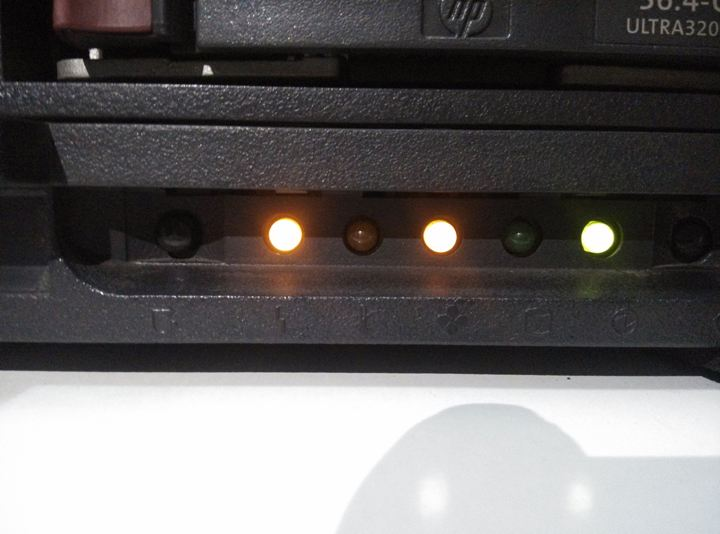
#> input picture led.jpg, 720 x 534 px, found by its file name
$ python light-check.py
#> lines starting #> are read from the running program, lines starting #| are printed output that depends on the picture; after the words box and inside, x2 and y2 are one past the last pixel; in counts of white or black regions, pixels touching at a corner belong together
import cv2
import numpy as np
import argparse

#parser = argparse.ArgumentParser()

#check if the light in roi is on


img = cv2.imread("D:\project\deep-meter\led.jpg")
#> img is the input picture: shape (534, 720, 3); mean B, G, R 102.5, 102.7, 105.5
r,g,b = cv2.split(img)
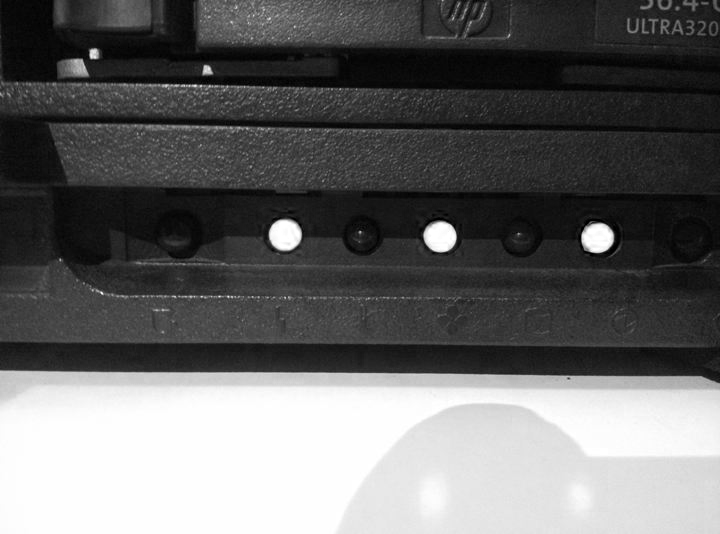
#> r: shape (534, 720); min 0, max 255, mean 102.5
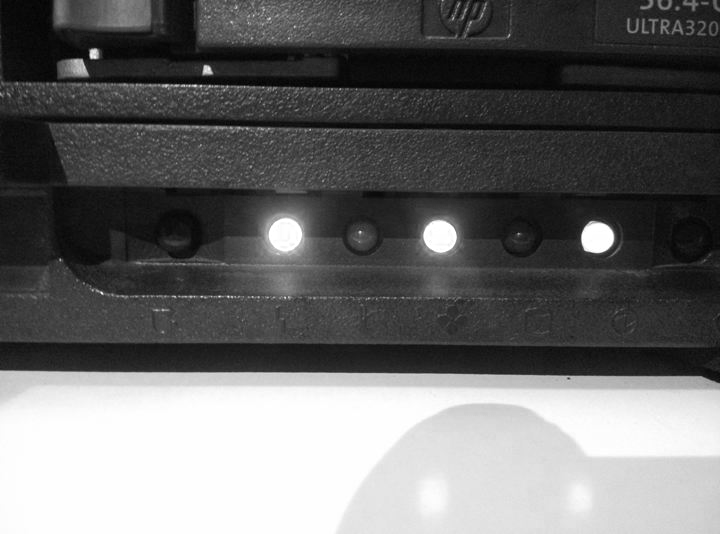
#> b: shape (534, 720); min 0, max 255, mean 105.5
h,w,c = np.shape(img)
#> h = 534; w = 720; c = 3
_,b_th = cv2.threshold(b,200,255,cv2.THRESH_BINARY)
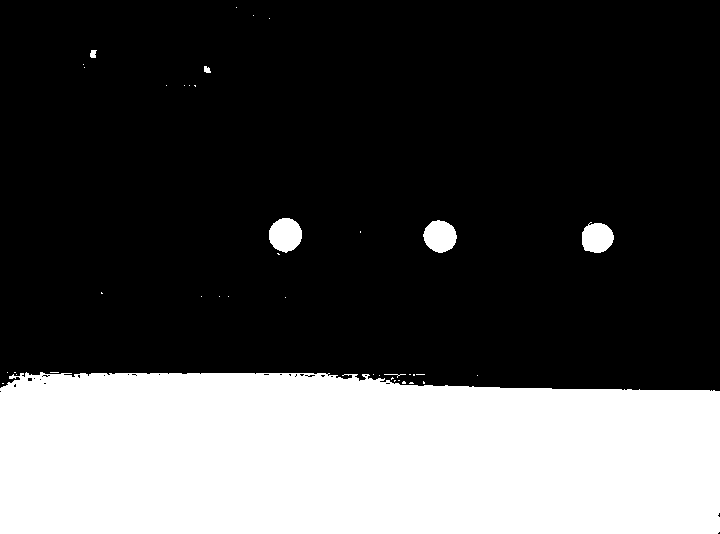
#> b_th: shape (534, 720); 29.4% white; 40 white regions (33 under 20 px), largest, box (x1, y1, x2, y2) and area: (0, 372, 720, 534) 110314, (269, 218, 302, 253) 884, (423, 220, 457, 253) 833
_,g_th = cv2.threshold(g,200,255,cv2.THRESH_BINARY)
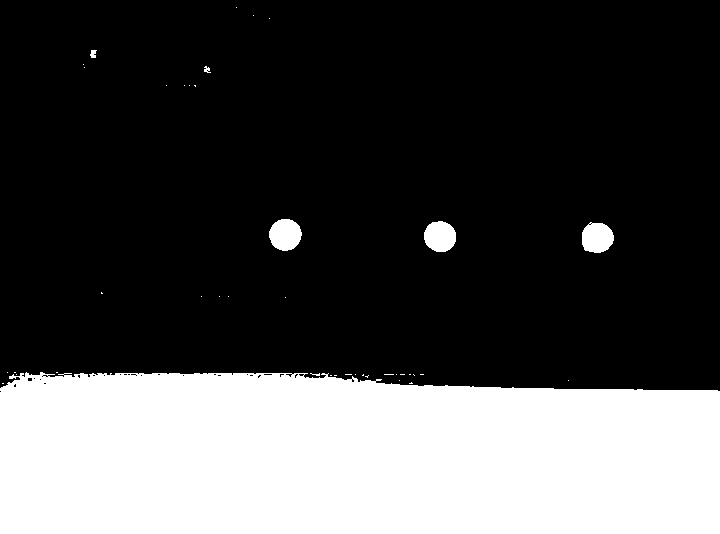
#> g_th: shape (534, 720); 29.3% white; 41 white regions (35 under 20 px), largest, box (x1, y1, x2, y2) and area: (0, 372, 720, 534) 110011, (269, 219, 302, 251) 816, (424, 221, 456, 252) 789, (582, 222, 614, 253) 787, (90, 50, 97, 58) 41, (204, 66, 211, 73) 29
_,r_th = cv2.threshold(r,200,255,cv2.THRESH_BINARY)
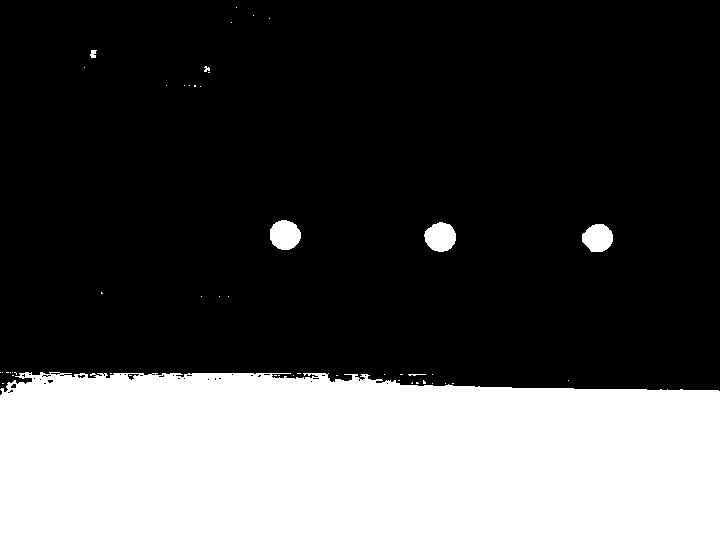
#> r_th: shape (534, 720); 29.2% white; 48 white regions (41 under 20 px), largest, box (x1, y1, x2, y2) and area: (0, 372, 720, 534) 109922, (270, 220, 301, 250) 728, (424, 222, 456, 252) 724
res = b_th -(b_th - g_th);
ker = 5;
#print(res.shape,h,w)
for i in range(0,h - 5,5):
    for j in range(0,w - 5,5):
        cnt = 0
        for k in range(5):
            for l in range(5):
                if res[i+k,j+l] != 0:
                    cnt += 1
        if cnt >=3:
            print(cnt,i,j)
            cv2.rectangle(img,(j,i),(j+5,i+5),[255,0,255])
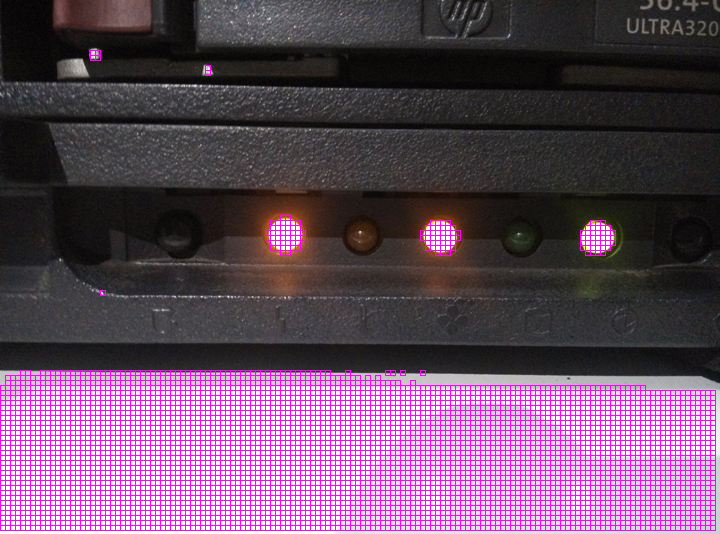
#> img: shape (534, 720, 3); 10.81% of pixels changed, all inside (x1, y1, x2, y2) = (0, 50, 716, 531)
cv2.imshow("g",res)
cv2.imshow("res",img)
cv2.waitKey(0)
